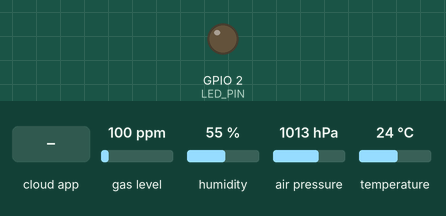
Recording of a program running on a simulated ESP32. On the bench: output pins drawn as LEDs (lit = HIGH). Inputs (shaded band) come from the test bench; at power-on: gas level 100 ppm, humidity 55 %, air pressure 1013 hPa, temperature 24 °C. WiFi joins after 1.5 s; servers stay silent unless stated; no MQTT or app messages arrive unless stated; what the program prints to the serial monitor is not drawn.

Above: at 3.7 s.
3.8 s: the phone or cloud app sets led to ON
At 4.1 s:
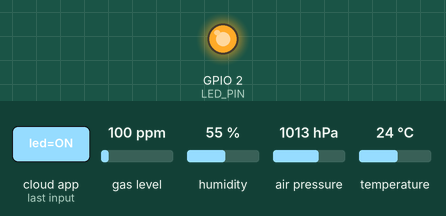
Timing chart, 0 to 6.8 s (numbered marks = the images above; inputs shaded):
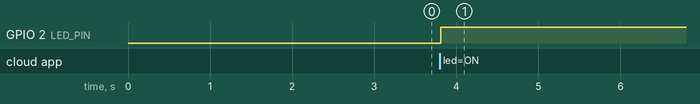

Measured:
- after the input at 3.8 s, GPIO 2 (LED_PIN): LOW → HIGH at once

The program:

main.cpp
```cpp
#include <Arduino.h>
#include <WiFi.h>
#include <Wire.h>
#include <Adafruit_Sensor.h>
#include "Adafruit_BME680.h"
#include "Adafruit_MQTT.h"
#include "Adafruit_MQTT_Client.h"

// Question 2.3 : publie la temperature du BME680 sur Adafruit IO (feed "temperature")
// et s'abonne au feed "led" pour piloter la LED. Base : exemple ESP32_Arduino_MQTT_PubSub de l'enseignant.
#define PREFIX "[Binome 27 - VAZQUEZ & FEUYANG] "

#define WLAN_SSID "XXX"
#define WLAN_PASS "XXX"
#define MQTT_SERVER "io.adafruit.com"
#define MQTT_SERVERPORT 1883
#define MQTT_USERNAME "XXX"
#define MQTT_KEY "XXX"

#define LED_PIN 2

Adafruit_BME680 bme;
WiFiClient client;
Adafruit_MQTT_Client mqtt(&client, MQTT_SERVER, MQTT_SERVERPORT, MQTT_USERNAME, MQTT_KEY);
Adafruit_MQTT_Publish temperature = Adafruit_MQTT_Publish(&mqtt, MQTT_USERNAME "/feeds/temperature");
Adafruit_MQTT_Subscribe led = Adafruit_MQTT_Subscribe(&mqtt, MQTT_USERNAME "/feeds/led");
Adafruit_MQTT_Publish led_lastpub = Adafruit_MQTT_Publish(&mqtt, MQTT_USERNAME "/feeds/led/get");

void MQTT_connect();

// Appelee automatiquement quand un message arrive sur le feed "led"
void ledcallback(char *data, uint16_t len) {
  Serial.print(PREFIX "Callback led, valeur recue : ");
  Serial.println(data);
  digitalWrite(LED_PIN, strcmp(data, "ON") == 0 ? HIGH : LOW);
}

void setup() {
  Serial.begin(115200);
  delay(1000);
  Serial.println(PREFIX "Adafruit MQTT demo");
  pinMode(LED_PIN, OUTPUT);

  Wire.begin(21, 22);
  if (!bme.begin(0x77) && !bme.begin(0x76)) {
    Serial.println(PREFIX "BME680 introuvable !");
    Serial.flush();
    while (1) { delay(100); }   // delay : evite le reset par le watchdog
  }
  bme.setTemperatureOversampling(BME680_OS_8X);
  bme.setHumidityOversampling(BME680_OS_2X);
  bme.setIIRFilterSize(BME680_FILTER_SIZE_3);
  bme.setGasHeater(0, 0);

  Serial.print(PREFIX "Connecting to ");
  Serial.println(WLAN_SSID);
  WiFi.mode(WIFI_STA);
  WiFi.setTxPower(WIFI_POWER_8_5dBm);   // limite les pics de courant (redemarrages observes)
  WiFi.begin(WLAN_SSID, WLAN_PASS);
  while (WiFi.status() != WL_CONNECTED) {
    delay(500);
    Serial.print(".");
  }
  Serial.println();
  Serial.print(PREFIX "WiFi connected. IP address: ");
  Serial.println(WiFi.localIP());

  led.setCallback(ledcallback);
  mqtt.subscribe(&led);
  MQTT_connect();
  led_lastpub.publish("\0");   // demande la derniere valeur du feed led
}

void loop() {
  MQTT_connect();
  mqtt.processPackets(5000);   // traite les messages recus pendant 5 s

  if (bme.performReading()) {
    float t = bme.temperature;
    Serial.print(PREFIX "Envoi temperature ");
    Serial.print(t);
    Serial.print(" ... ");
    Serial.println(temperature.publish(t) ? "OK!" : "Failed");
  }
}

void MQTT_connect() {
  int8_t ret;
  if (mqtt.connected()) return;
  Serial.println(PREFIX "Connecting to MQTT... ");
  uint8_t retries = 3;
  while ((ret = mqtt.connect()) != 0) {
    Serial.print(PREFIX);
    Serial.println(mqtt.connectErrorString(ret));
    Serial.println(PREFIX "Retrying MQTT connection in 5 seconds...");
    mqtt.disconnect();
    delay(5000);
    retries--;
    if (retries == 0) {
      while (1);   // laisse volontairement le watchdog redemarrer la carte
    }
  }
  Serial.println(PREFIX "MQTT Connected!");
}
```
